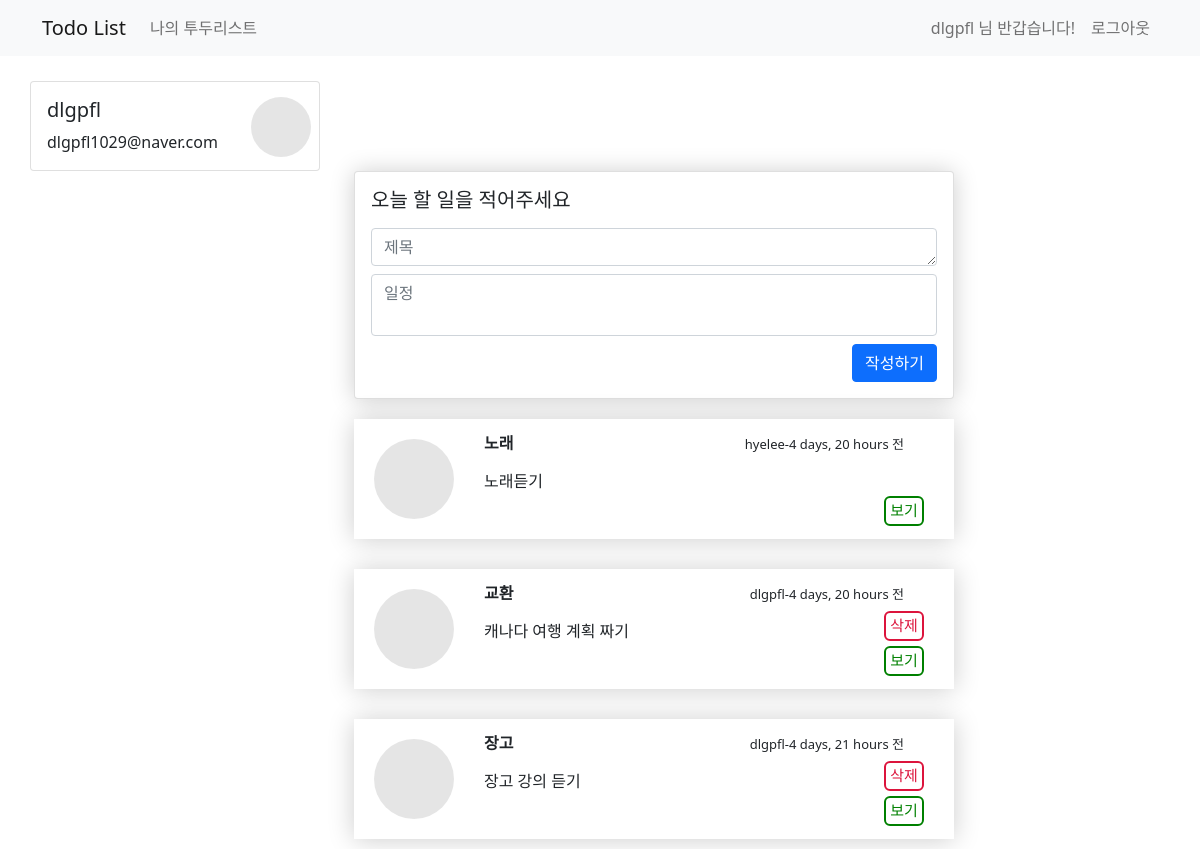
Before: /todo/ (signed in) with the older database file.
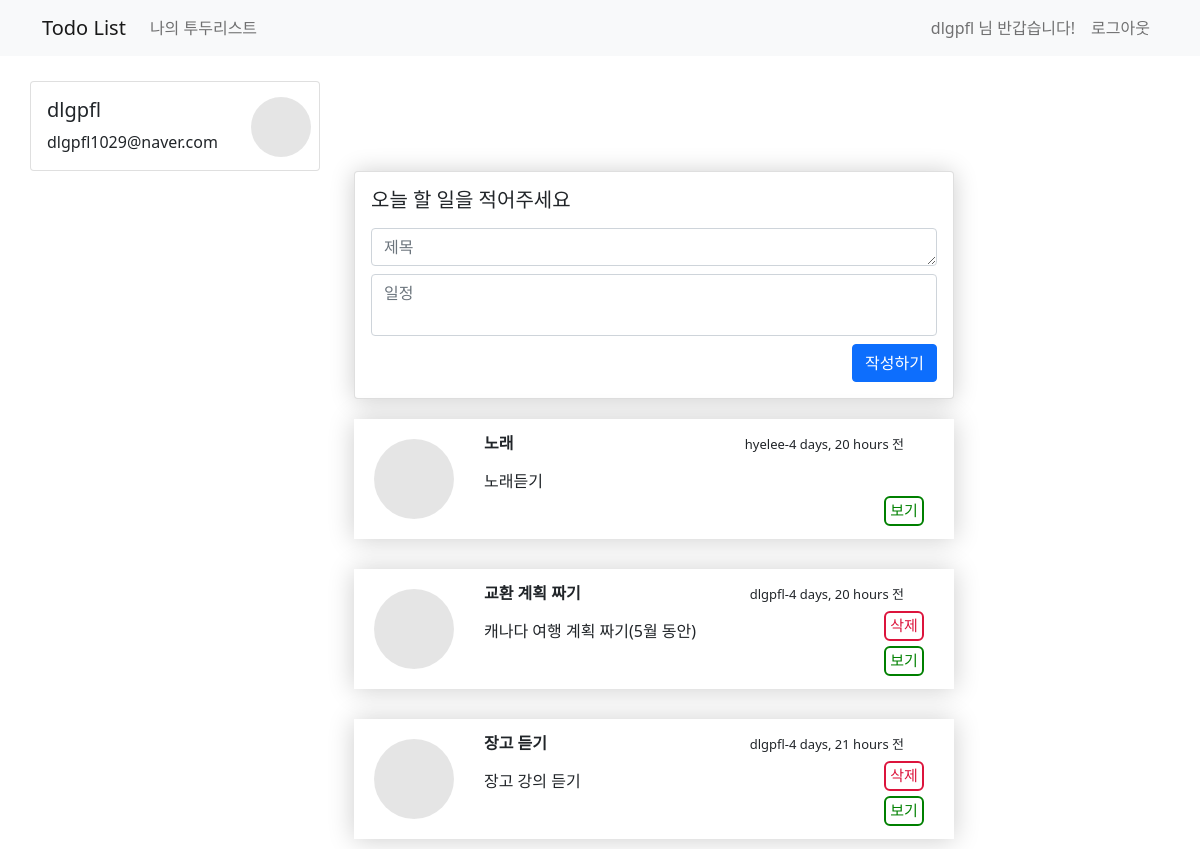
After: the same page with the newer database file.
### todo/models.py (models this page shows)
class todoModel(models.Model):
    class Meta:
        db_table = "todo"
    author = models.ForeignKey(UserModel, on_delete=models.CASCADE)
    content = models.CharField(max_length=256)
    title = models.CharField(max_length=256, default='')
    created_at = models.DateTimeField(auto_now_add=True)
    updated_at = models.DateTimeField(auto_now=True)
    is_completed = models.BooleanField(default=False)

### user/models.py (models this page shows)
class UserModel(AbstractUser):
    class Meta:
        db_table = "my_user"
    email = models.CharField(max_length=256, default='')
    profile = models.ImageField(upload_to="images/", null=True, blank=True)

### todo/views.py (the view, shortened to what this page needs)
# urls.py: path('', include('todo.urls'))
@login_required()
def todo(request):
    if request.method == 'GET':
        user = request.user.is_authenticated
        if user:
            all_todo = todoModel.objects.all().order_by('-created_at')
            return render(request, 'todo/todo.html',{'all_todo': all_todo})
        else:
            return redirect('/signin')

### templates/todo/todo.html (shortened to what the changed rows need)
{% extends 'base.html' %}
{% block content %}
    <div class="container timeline-container">
        <div class="row" style="width: ;display: block; float: left">
            <div style="margin-left: 50%; margin-top: 0px">
                {% for todo in all_todo %}
                    <div class="card_write" style="top: 50px">
                        <div class="button-container"
                             style="width: 40px; height: 30px; float: right; display: flex; justify-content: flex-end; margin-top: 10px; flex-direction: column; margin-top: 45px">
                            {% if todo.author == user %}
                                <div style="width: 40px; height: 30px; float: right; display: flex; justify-content: flex-end;">
                                    <a href="/todo/delete/{{ todo.id }}">
                                        <de_button style="--color: crimson">삭제</de_button>
                                    </a>
                                </div>
                            {% endif %}
                            <div style="width: 40px; height: 30px; float: right; display: flex; justify-content: flex-end; margin-top: 5px">
                                <a href="/todo/{{ todo.id }}">
                                    <de_button style="--color: green">보기</de_button>
                                </a>
                            </div>
                        </div>
                        {% if todo.author.profile %}
                            <img class="card_load" src="{{ todo.author.profile.url }}">
                        {% else %}
                            <div class="card_load"></div>
                        {% endif %}
                        <div class="card_load_extreme_title">{{ todo.title }}</div>
                        <div class="card_load_extreme_descripion">{{ todo.content }}</div>
                        <div style="text-align: right">
                            <span style="font-size: small">{{ todo.author.username }}-{{ todo.created_at|timesince }} 전</span>
                        </div>
                    </div>
                {% endfor %}
            </div>
        </div>
    </div>
{% endblock %}

Changed rows visible on the page:
changed todoModel: title "교환" → "교환 계획 짜기"; content "캐나다 여행 계획 짜기" → "캐나다 여행 계획 짜기(5월 동안)"
changed todoModel "장고 강의 듣기": title "장고" → "장고 듣기"
